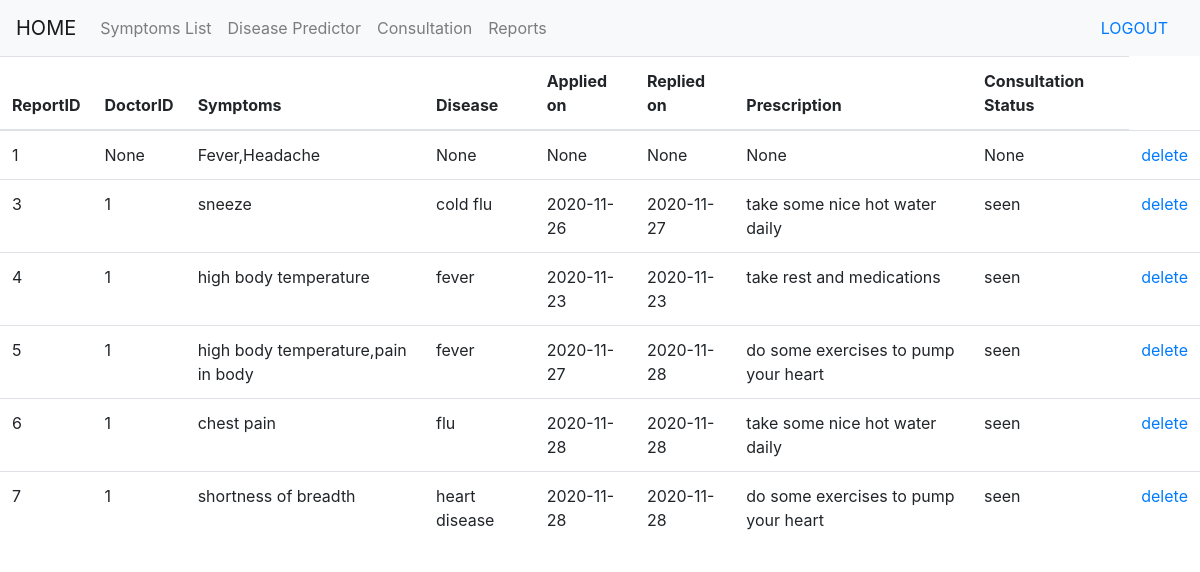
Page /users/usersHealthRecord (signed in) on the earlier database version.
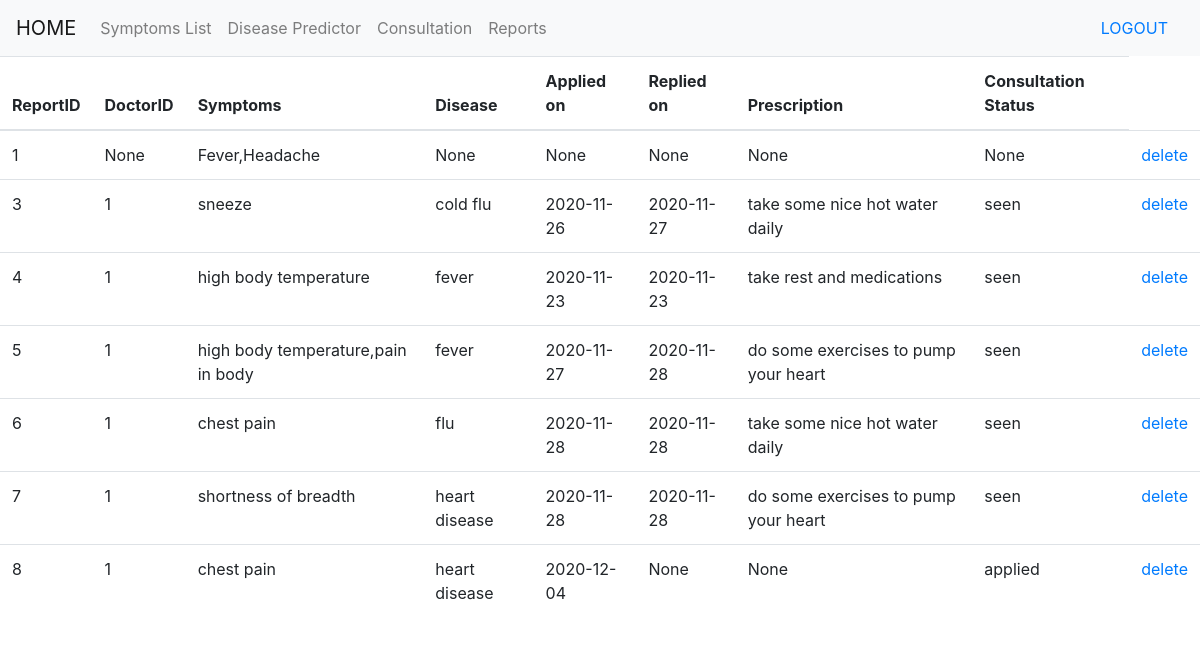
Same page on the later database version.
### app.py (models this page shows, shortened)
class healthRecord(Base):
    __tablename__='healthRecord'
    hid=Column(Integer,primary_key=True)
    uid=Column(Integer, nullable=False)
    did=Column(Integer,nullable=True)
    symptoms=Column(String(100),nullable=False)
    diseases=Column(String(100),nullable=True)
    consultationdate=Column(Date,nullable=True)
    consultateddate=Column(Date,nullable=True)
    prescription=Column(String(100),nullable=True)
    consultationstatus=Column(String(10))

### app.py (the view, shortened to what this page needs)
@app.route("/users/usersHealthRecord",methods=['post','get'])
def usersHealthRecord():
    query=dbsession.query(healthRecord).filter(healthRecord.uid==session['users'])
    return render_template("usersHealthRecord.html",query=query)

### templates/usersHealthRecord.html (shortened to what this page needs)
{% extends "base.html" %}
{% block content %}
    <table class="table">
        <thead>
        <tr>
            <th scope="col">ReportID</th>
            <th scope="col">DoctorID</th>
            <th scope="col">Symptoms</th>
            <th scope="col">Disease</th>
            <th scope="col">Applied on</th>
            <th scope="col">Replied on</th>
            <th scope="col">Prescription</th>
            <th scope="col">Consultation Status</th>
        </tr>
        </thead>
        <tbody>
        {% for eachRow in query %}
        <tr>
            <td>{{eachRow.hid}}</td>
            <td>{{eachRow.did}}</td>
            <td>{{eachRow.symptoms}}</td>
            <td>{{eachRow.diseases}}</td>
            <td>{{eachRow.consultationdate}}</td>
            <td>{{eachRow.consultateddate}}</td>
            <td>{{eachRow.prescription}}</td>
            <td>{{eachRow.consultationstatus}}</td>
            <td><a href="#">delete</a></td>
        </tr>
        {% endfor %}
    </tbody>
    </table>
{% endblock %}

### templates/base.html (shortened to what this page needs)
<!DOCTYPE html>
<html lang="en">
<head>
    <link rel="stylesheet" href="https://maxcdn.bootstrapcdn.com/bootstrap/4.0.0/css/bootstrap.min.css">
</head>
<body>
    <nav class="navbar navbar-expand-lg navbar-light bg-light">
        <a class="navbar-brand" href="{{url_for('users')}}">HOME</a>
        <div class="collapse navbar-collapse" id="navbarNav">
          <ul class="navbar-nav">
            <li class="nav-item">
              <a class="nav-link" href="{{url_for('symptomsList')}}">Symptoms List</a>
            </li>
            <li class="nav-item">
              <a class="nav-link" href="{{url_for('diseasePrediction')}}">Disease Predictor</a>
            </li>
            <li class="nav-item">
              <a class="nav-link" href="{{url_for('consultationList')}}"">Consultation</a>
            </li>
            <li class="nav-item">
              <a class="nav-link" href="{{url_for('usersHealthRecord')}}">Reports</a>
            </li>
          </ul>
        </div>
        <a class="nav-link" href="{{url_for('userLogout')}}" style="float: left;">LOGOUT</a>
      </nav>
    {% block content %} {% endblock %}
</body>
</html>

Differences in the rows shown:
added healthRecord: hid "8", did "1", symptoms "chest pain", diseases "heart disease", consultationdate "2020-12-04", consultateddate "None", prescription "None", consultationstatus "applied"
